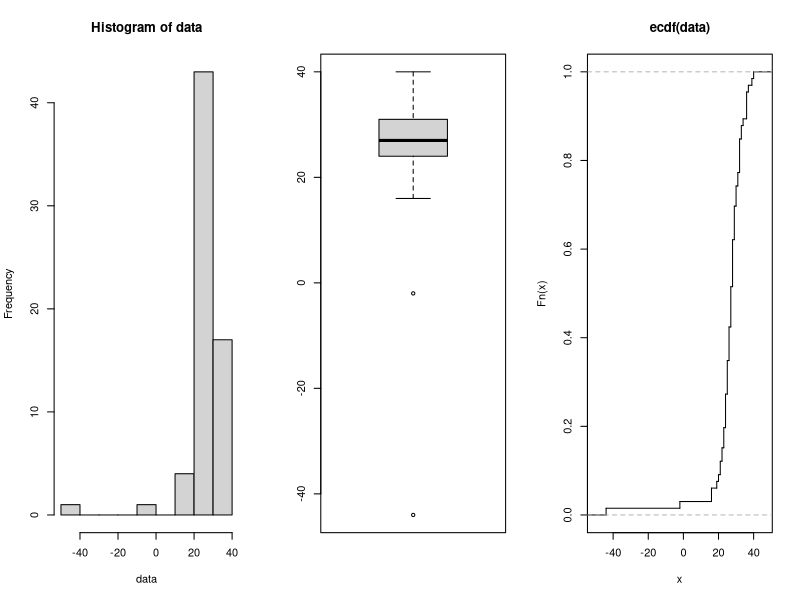

The R script that drew this image:
data = scan("data/exer2.dat")

# Plotting data
par(mfrow=c(1, 3))
hist(data)
boxplot(data)
plot(ecdf(data), verticals=T, do.points=F)
dev.off()

# Dataene er venstreforskjøvet. Det finnes to uteliggere rundt 0 og -40.
# Uten uteliggerne hadde fordelingen kansje sett mer balansert ut.

mean(data)
median(data)

# Gjennomsnittet er den gjennomsnittlige verdien av alle datapunktene.
# Medianen er den midterste verdien i datasettet.

sd(data)
IQR(data)

# Standardavvik forteller om forventet avvik for et datapunkt i datasettet,
# fra gjennomsnittsverdien i datasettet.
# IQR (inter-quartile range) gir lengden på spennet fra starten av andre
# kvartil til slutten av tredje, dvs. IQR = Q_3 - Q_1.

result = t.test(data)
result

# 95% KI: (23.57059 28.85365)
# Gitt at den sanne gjennomsnittsverdien i populasjonen dataene er fra er
# lik 33.02, vil det si at dette datasettet er eksempel på de siste 5% av
# tilfellene hvor konfidensintervallet ikke inneholder sann mu.